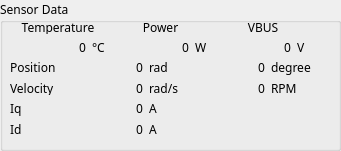
  <widget class="QGroupBox" name="groupBox_6">
   <property name="geometry">
    <rect>
     <x>260</x>
     <y>80</y>
     <width>341</width>
     <height>151</height>
    </rect>
   </property>
   <property name="font">
    <font>
     <family>Bahnschrift SemiLight</family>
    </font>
   </property>
   <property name="title">
    <string>Sensor Data</string>
   </property>
   <widget class="QWidget" name="layoutWidget">
    <property name="geometry">
     <rect>
      <x>10</x>
      <y>20</y>
      <width>301</width>
      <height>34</height>
     </rect>
    </property>
    <property name="font">
     <font>
      <family>Bahnschrift SemiLight</family>
     </font>
    </property>
    <layout class="QGridLayout" name="gridLayout_3">
     <item row="0" column="0">
      <widget class="QLabel" name="label_15">
       <property name="font">
        <font>
         <family>Bahnschrift SemiLight</family>
        </font>
       </property>
       <property name="text">
        <string>Temperature</string>
       </property>
       <property name="alignment">
        <set>Qt::AlignCenter</set>
       </property>
      </widget>
     </item>
     <item row="0" column="1">
      <widget class="QLabel" name="label_13">
       <property name="font">
        <font>
         <family>Bahnschrift SemiLight</family>
        </font>
       </property>
       <property name="text">
        <string>Power</string>
       </property>
       <property name="alignment">
        <set>Qt::AlignCenter</set>
       </property>
      </widget>
     </item>
     <item row="0" column="2">
      <widget class="QLabel" name="label_14">
       <property name="font">
        <font>
         <family>Bahnschrift SemiLight</family>
        </font>
       </property>
       <property name="text">
        <string>VBUS</string>
       </property>
       <property name="alignment">
        <set>Qt::AlignCenter</set>
       </property>
      </widget>
     </item>
     <item row="1" column="0">
      <layout class="QHBoxLayout" name="horizontalLayout_27">
       <item>
        <widget class="QLabel" name="temperature_data">
         <property name="font">
          <font>
           <family>Bahnschrift SemiLight</family>
          </font>
         </property>
         <property name="text">
          <string>0</string>
         </property>
         <property name="alignment">
          <set>Qt::AlignRight|Qt::AlignTrailing|Qt::AlignVCenter</set>
         </property>
        </widget>
       </item>
       <item>
        <widget class="QLabel" name="label_53">
         <property name="minimumSize">
          <size>
           <width>14</width>
           <height>0</height>
          </size>
         </property>
         <property name="maximumSize">
          <size>
           <width>14</width>
           <height>16777215</height>
          </size>
         </property>
         <property name="font">
          <font>
           <family>Bahnschrift SemiLight</family>
          </font>
         </property>
         <property name="text">
          <string>°C</string>
         </property>
        </widget>
       </item>
      </layout>
     </item>
     <item row="1" column="1">
      <layout class="QHBoxLayout" name="horizontalLayout_26">
       <item>
        <widget class="QLabel" name="power_data">
         <property name="font">
          <font>
           <family>Bahnschrift SemiLight</family>
          </font>
         </property>
         <property name="text">
          <string>0</string>
         </property>
         <property name="alignment">
          <set>Qt::AlignRight|Qt::AlignTrailing|Qt::AlignVCenter</set>
         </property>
        </widget>
       </item>
       <item>
        <widget class="QLabel" name="label_54">
         <property name="minimumSize">
          <size>
           <width>14</width>
           <height>0</height>
          </size>
         </property>
         <property name="maximumSize">
          <size>
           <width>14</width>
           <height>16777215</height>
          </size>
         </property>
         <property name="font">
          <font>
           <family>Bahnschrift SemiLight</family>
          </font>
         </property>
         <property name="text">
          <string>W</string>
         </property>
        </widget>
       </item>
      </layout>
     </item>
     <item row="1" column="2">
      <layout class="QHBoxLayout" name="horizontalLayout_25">
       <item>
        <widget class="QLabel" name="vbus_data">
         <property name="font">
          <font>
           <family>Bahnschrift SemiLight</family>
          </font>
         </property>
         <property name="text">
          <string>0</string>
         </property>
         <property name="alignment">
          <set>Qt::AlignRight|Qt::AlignTrailing|Qt::AlignVCenter</set>
         </property>
        </widget>
       </item>
       <item>
        <widget class="QLabel" name="label_55">
         <property name="minimumSize">
          <size>
           <width>14</width>
           <height>0</height>
          </size>
         </property>
         <property name="maximumSize">
          <size>
           <width>14</width>
           <height>16777215</height>
          </size>
         </property>
         <property name="font">
          <font>
           <family>Bahnschrift SemiLight</family>
          </font>
         </property>
         <property name="text">
          <string>V</string>
         </property>
        </widget>
       </item>
      </layout>
     </item>
    </layout>
   </widget>
   <widget class="QWidget" name="layoutWidget">
    <property name="geometry">
     <rect>
      <x>10</x>
      <y>60</y>
      <width>301</width>
      <height>76</height>
     </rect>
    </property>
    <layout class="QGridLayout" name="gridLayout">
     <item row="1" column="1">
      <layout class="QHBoxLayout" name="horizontalLayout_4">
       <item>
        <widget class="QLabel" name="Cur_velocity_radianpersec">
         <property name="sizePolicy">
          <sizepolicy hsizetype="Expanding" vsizetype="Preferred">
           <horstretch>0</horstretch>
           <verstretch>0</verstretch>
          </sizepolicy>
         </property>
         <property name="font">
          <font>
           <family>Bahnschrift SemiLight</family>
          </font>
         </property>
         <property name="text">
          <string>0</string>
         </property>
         <property name="alignment">
          <set>Qt::AlignRight|Qt::AlignTrailing|Qt::AlignVCenter</set>
         </property>
        </widget>
       </item>
      </layout>
     </item>
     <item row="0" column="2">
      <widget class="QLabel" name="label_6">
       <property name="sizePolicy">
        <sizepolicy hsizetype="Fixed" vsizetype="Fixed">
         <horstretch>0</horstretch>
         <verstretch>0</verstretch>
        </sizepolicy>
       </property>
       <property name="font">
        <font>
         <family>Bahnschrift SemiLight</family>
        </font>
       </property>
       <property name="text">
        <string>rad</string>
       </property>
      </widget>
     </item>
     <item row="2" column="2">
      <widget class="QLabel" name="label_16">
       <property name="sizePolicy">
        <sizepolicy hsizetype="Fixed" vsizetype="Fixed">
         <horstretch>0</horstretch>
         <verstretch>0</verstretch>
        </sizepolicy>
       </property>
       <property name="font">
        <font>
         <family>Bahnschrift SemiLight</family>
        </font>
       </property>
       <property name="text">
        <string>A</string>
       </property>
      </widget>
     </item>
     <item row="1" column="2">
      <widget class="QLabel" name="label_9">
       <property name="sizePolicy">
        <sizepolicy hsizetype="Fixed" vsizetype="Fixed">
         <horstretch>0</horstretch>
         <verstretch>0</verstretch>
        </sizepolicy>
       </property>
       <property name="font">
        <font>
         <family>Bahnschrift SemiLight</family>
        </font>
       </property>
       <property name="text">
        <string>rad/s</string>
       </property>
      </widget>
     </item>
     <item row="3" column="2">
      <widget class="QLabel" name="label_17">
       <property name="sizePolicy">
        <sizepolicy hsizetype="Fixed" vsizetype="Fixed">
         <horstretch>0</horstretch>
         <verstretch>0</verstretch>
        </sizepolicy>
       </property>
       <property name="font">
        <font>
         <family>Bahnschrift SemiLight</family>
        </font>
       </property>
       <property name="text">
        <string>A</string>
       </property>
      </widget>
     </item>
     <item row="0" column="0">
      <widget class="QLabel" name="label_5">
       <property name="font">
        <font>
         <family>Bahnschrift SemiLight</family>
        </font>
       </property>
       <property name="text">
        <string>Position</string>
       </property>
      </widget>
     </item>
     <item row="0" column="1">
      <layout class="QHBoxLayout" name="horizontalLayout_2">
       <item>
        <widget class="QLabel" name="Cur_position_radian">
         <property name="sizePolicy">
          <sizepolicy hsizetype="Expanding" vsizetype="Preferred">
           <horstretch>0</horstretch>
           <verstretch>0</verstretch>
          </sizepolicy>
         </property>
         <property name="font">
          <font>
           <family>Bahnschrift SemiLight</family>
          </font>
         </property>
         <property name="text">
          <string>0</string>
         </property>
         <property name="alignment">
          <set>Qt::AlignRight|Qt::AlignTrailing|Qt::AlignVCenter</set>
         </property>
        </widget>
       </item>
      </layout>
     </item>
     <item row="0" column="3">
      <layout class="QHBoxLayout" name="horizontalLayout_3">
       <item>
        <widget class="QLabel" name="Cur_postion_degree">
         <property name="sizePolicy">
          <sizepolicy hsizetype="Expanding" vsizetype="Preferred">
           <horstretch>0</horstretch>
           <verstretch>0</verstretch>
          </sizepolicy>
         </property>
         <property name="font">
          <font>
           <family>Bahnschrift SemiLight</family>
          </font>
         </property>
         <property name="text">
          <string>0</string>
         </property>
         <property name="alignment">
          <set>Qt::AlignRight|Qt::AlignTrailing|Qt::AlignVCenter</set>
         </property>
        </widget>
       </item>
      </layout>
     </item>
     <item row="1" column="0">
      <widget class="QLabel" name="label_8">
       <property name="font">
        <font>
         <family>Bahnschrift SemiLight</family>
        </font>
       </property>
       <property name="text">
        <string>Velocity</string>
       </property>
      </widget>
     </item>
     <item row="1" column="3">
      <layout class="QHBoxLayout" name="horizontalLayout_5">
       <item>
        <widget class="QLabel" name="Cur_velocity_rpm">
         <property name="sizePolicy">
          <sizepolicy hsizetype="Expanding" vsizetype="Preferred">
           <horstretch>0</horstretch>
           <verstretch>0</verstretch>
          </sizepolicy>
         </property>
         <property name="font">
          <font>
           <family>Bahnschrift SemiLight</family>
          </font>
         </property>
         <property name="text">
          <string>0</string>
         </property>
         <property name="alignment">
          <set>Qt::AlignRight|Qt::AlignTrailing|Qt::AlignVCenter</set>
         </property>
        </widget>
       </item>
      </layout>
     </item>
     <item row="2" column="0">
      <widget class="QLabel" name="label_11">
       <property name="font">
        <font>
         <family>Bahnschrift SemiLight</family>
        </font>
       </property>
       <property name="text">
        <string>Iq</string>
       </property>
      </widget>
     </item>
     <item row="3" column="0">
      <widget class="QLabel" name="label_12">
       <property name="font">
        <font>
         <family>Bahnschrift SemiLight</family>
        </font>
       </property>
       <property name="text">
        <string>Id</string>
       </property>
      </widget>
     </item>
     <item row="2" column="1">
      <layout class="QHBoxLayout" name="horizontalLayout_7">
       <item>
        <widget class="QLabel" name="Cur_Iq">
         <property name="font">
          <font>
           <family>Bahnschrift SemiLight</family>
          </font>
         </property>
         <property name="text">
          <string>0</string>
         </property>
         <property name="alignment">
          <set>Qt::AlignRight|Qt::AlignTrailing|Qt::AlignVCenter</set>
         </property>
        </widget>
       </item>
      </layout>
     </item>
     <item row="3" column="1">
      <layout class="QHBoxLayout" name="horizontalLayout_6">
       <item>
        <widget class="QLabel" name="Cur_Id">
         <property name="font">
          <font>
           <family>Bahnschrift SemiLight</family>
          </font>
         </property>
         <property name="text">
          <string>0</string>
         </property>
         <property name="alignment">
          <set>Qt::AlignRight|Qt::AlignTrailing|Qt::AlignVCenter</set>
         </property>
        </widget>
       </item>
      </layout>
     </item>
     <item row="1" column="4">
      <widget class="QLabel" name="label_10">
       <property name="sizePolicy">
        <sizepolicy hsizetype="Fixed" vsizetype="Fixed">
         <horstretch>0</horstretch>
         <verstretch>0</verstretch>
        </sizepolicy>
       </property>
       <property name="font">
        <font>
         <family>Bahnschrift SemiLight</family>
        </font>
       </property>
       <property name="text">
        <string>RPM</string>
       </property>
      </widget>
     </item>
     <item row="0" column="4">
      <widget class="QLabel" name="label_7">
       <property name="sizePolicy">
        <sizepolicy hsizetype="Fixed" vsizetype="Fixed">
         <horstretch>0</horstretch>
         <verstretch>0</verstretch>
        </sizepolicy>
       </property>
       <property name="font">
        <font>
         <family>Bahnschrift SemiLight</family>
        </font>
       </property>
       <property name="text">
        <string>degree</string>
       </property>
      </widget>
     </item>
    </layout>
   </widget>
  </widget>
